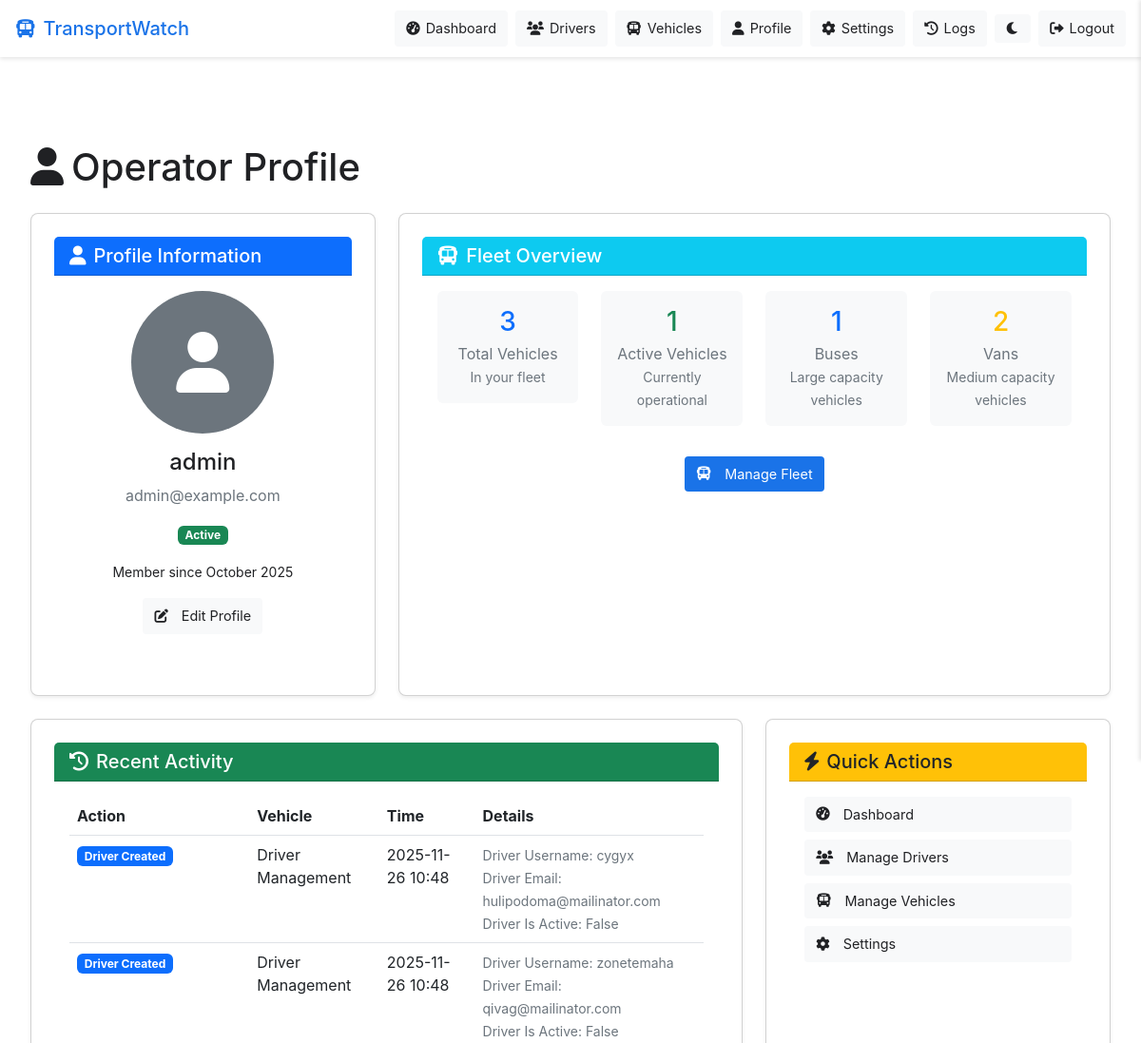
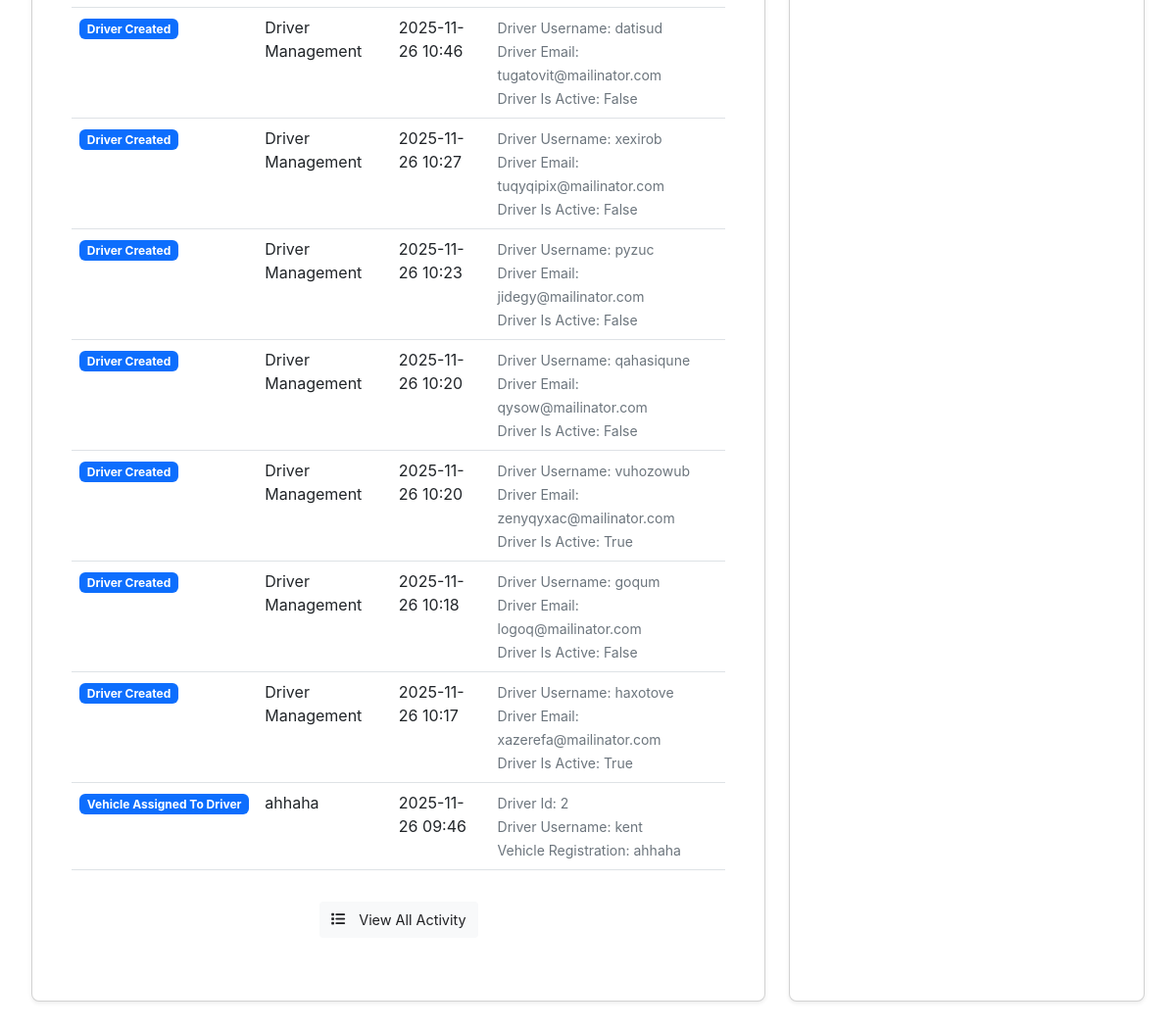
Page /operator/profile (signed in) on the earlier database version (2 pictures, top to bottom).
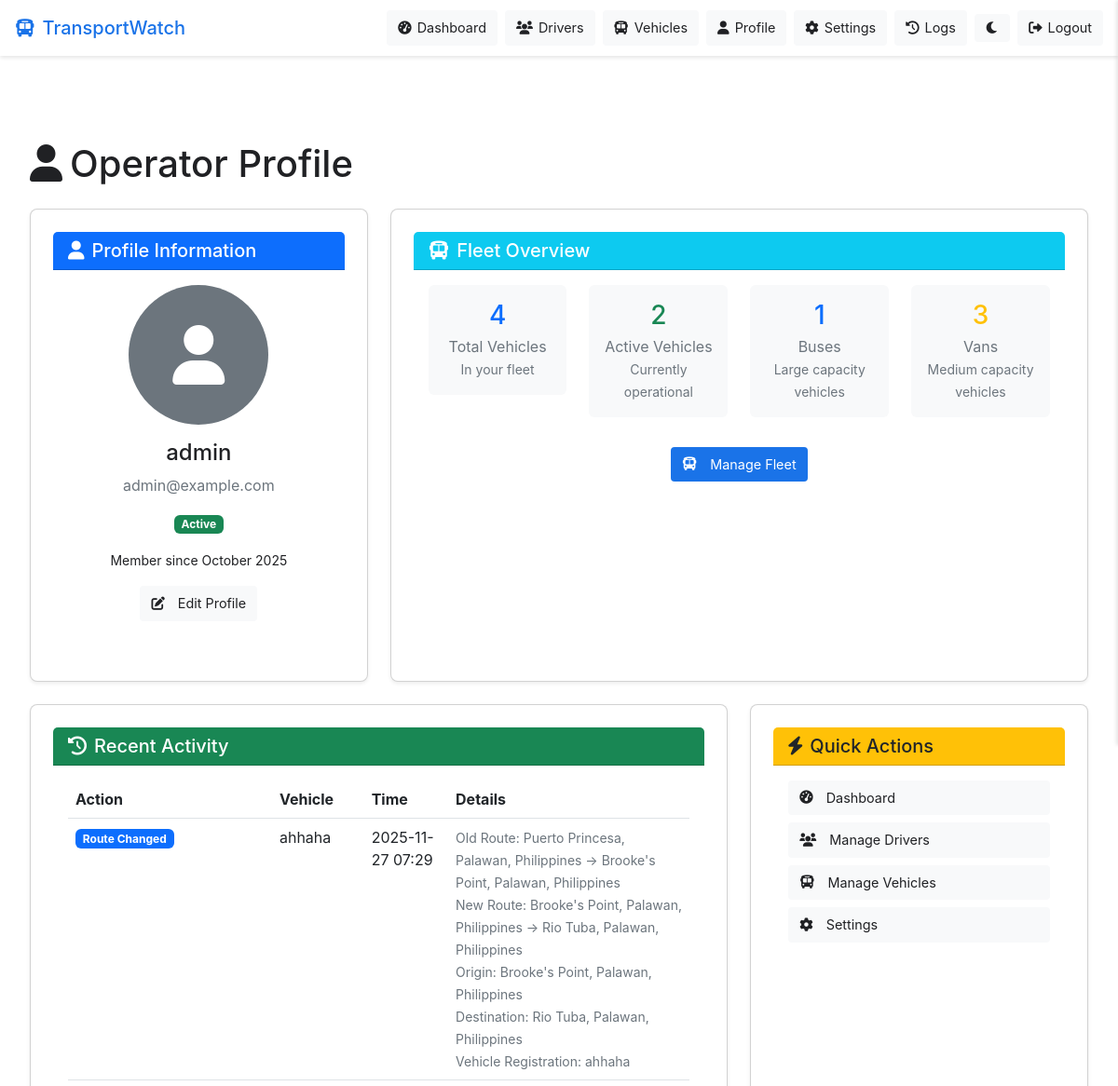
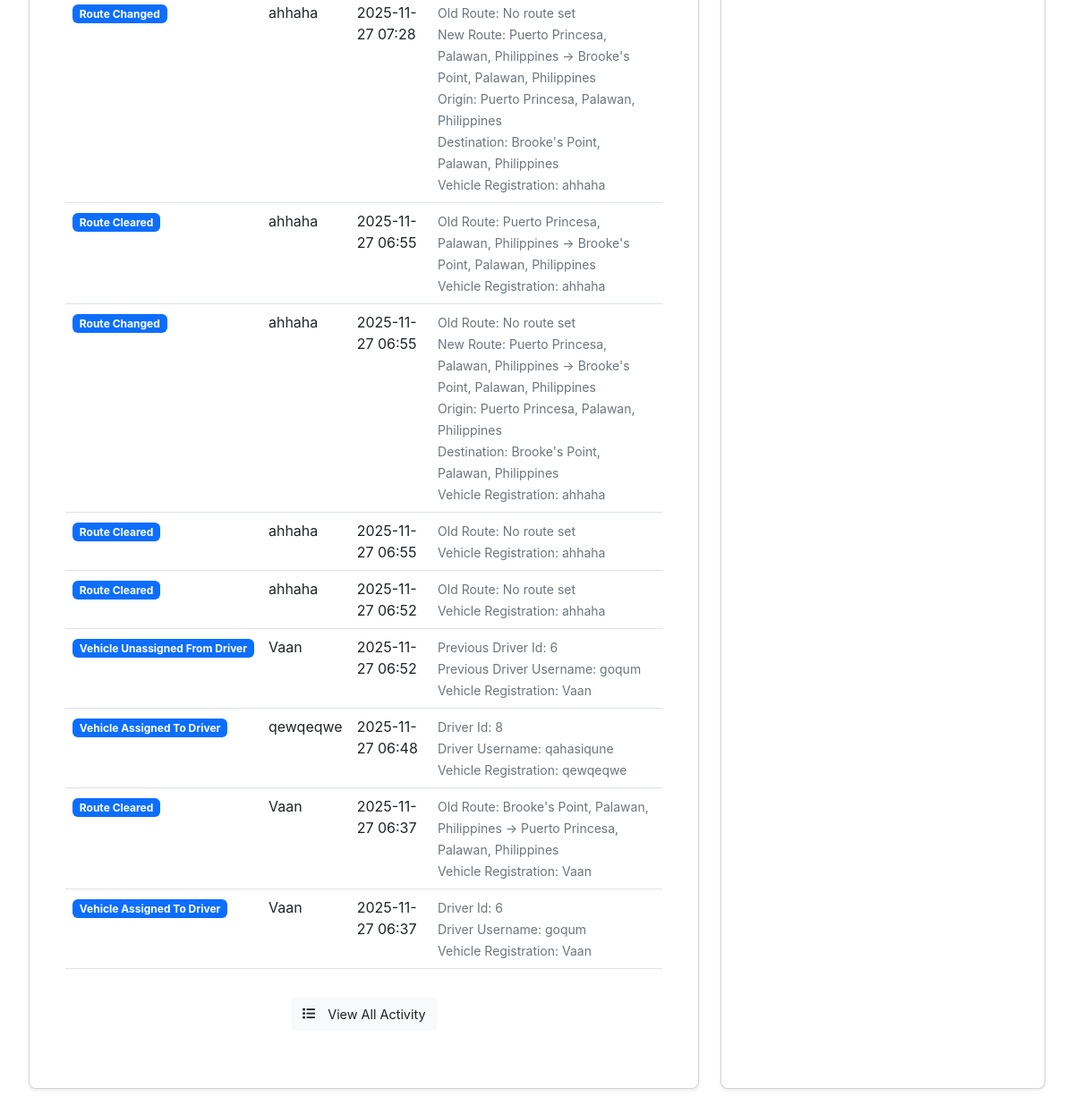
Same page on the later database version (2 pictures, top to bottom).
### models/user.py (models this page shows, shortened)
class OperatorActionLog(db.Model):
    __tablename__ = 'operator_action_logs'
    __table_args__ = {'extend_existing': True}  # Handle existing table
    id = db.Column(db.Integer, primary_key=True, autoincrement=True)
    operator_id = db.Column(db.Integer, db.ForeignKey('users.id'), nullable=False)
    action = db.Column(db.String(100), nullable=False)  # 'driver_created', 'vehicle_added', 'settings_updated', etc.
    target_type = db.Column(db.String(50), nullable=True)  # 'driver', 'vehicle', 'system', etc.
    target_id = db.Column(db.Integer, nullable=True)  # ID of the target (driver_id, vehicle_id, etc.)
    meta_data = db.Column(db.JSON, nullable=True)  # Additional data like old_value, new_value, etc.
    created_at = db.Column(db.DateTime, default=datetime.utcnow)
    operator = db.relationship('User', backref=db.backref('operator_action_logs', lazy=True))

### models/vehicle.py (models this page shows, shortened)
class Vehicle(db.Model):
    __tablename__ = 'vehicles'
    __table_args__ = {'extend_existing': True}  # Handle existing table
    id = db.Column(db.Integer, primary_key=True)
    registration_number = db.Column(db.String(20), unique=True, nullable=False)
    vehicle_type = db.Column(db.String(50), nullable=False)
    capacity = db.Column(db.Integer, nullable=False)
    status = db.Column(db.String(20), default='active')
    created_at = db.Column(db.DateTime, default=datetime.utcnow)
    occupancy_status = db.Column(db.String(20), default='empty')
    last_speed_kmh = db.Column(db.Float, default=0.0)
    current_latitude = db.Column(db.Float)
    current_longitude = db.Column(db.Float)
    last_updated = db.Column(db.DateTime, default=datetime.utcnow)
    accuracy = db.Column(db.Float, default=0.0)
    route = db.Column(db.String(100))
    route_info = db.Column(db.Text)
    owner_id = db.Column(db.Integer, db.ForeignKey('users.id'), nullable=False)
    assigned_driver_id = db.Column(db.Integer, db.ForeignKey('users.id'))
    owner = db.relationship('User', foreign_keys=[owner_id], backref='owned_vehicles')
    assigned_driver = db.relationship('User', foreign_keys=[assigned_driver_id], backref='assigned_vehicle')
    location_logs = db.relationship('LocationLog', backref='vehicle', lazy='dynamic')

### routes/operator.py (the view)
@operator_bp.route('/profile')
@login_required
def profile():
    if current_user.user_type != 'operator' and current_user.user_type != 'admin':
        flash('Access denied. Operator account required.', 'error')
        return redirect(url_for('index'))
    try:
        vehicles = Vehicle.query.filter_by(owner_id=current_user.id).all()
        for vehicle in vehicles:
            print(f"🔍 DEBUG: Vehicle {vehicle.id} - Route: {vehicle.route}, Route Info: {vehicle.route_info}")
        recent_logs = OperatorActionLog.query.filter_by(operator_id=current_user.id).order_by(OperatorActionLog.created_at.desc()).limit(10).all()
        if db.session.is_active:
            db.session.commit()
        return render_template('operator/profile.html', vehicles=vehicles, recent_logs=recent_logs)
    except Exception as e:
        print(f"❌ Error in operator profile route: {e}")
        try:
            db.session.rollback()
        except:
            pass
        return render_template('operator/profile.html', vehicles=[], recent_logs=[])

### app.py (called while the page is built)
@login_manager.user_loader
def load_user(user_id):
    return User.query.get(int(user_id))

@app.context_processor
def inject_user():
    from flask import request
    from flask_login import current_user
    if request.endpoint == 'index':
        return {}  # Return empty context for public page
    return dict(current_user=current_user)

### templates/operator/profile.html (shortened to what the changed rows need)
{% extends 'base.html' %}
{% block content %}
<div class="container">
    <div class="row">
        <div class="col-12">
            <h1 class="mb-4">
                <i class="fas fa-user me-2"></i>Operator Profile
            </h1>
        </div>
    </div>
    <div class="row">
        <div class="col-md-8 mb-4">
            <div class="card shadow-sm h-100">
                <div class="card-body">
                    <div class="row">
                        <div class="col-md-3 mb-3">
                            <div class="text-center p-3 bg-light rounded">
                                <h3 class="text-primary mb-1">{{ vehicles|length }}</h3>
                                <p class="mb-0 text-muted">Total Vehicles</p>
                                <small class="text-muted">In your fleet</small>
                            </div>
                        </div>
                        <div class="col-md-3 mb-3">
                            <div class="text-center p-3 bg-light rounded">
                                <h3 class="text-success mb-1">{{ vehicles|selectattr('status', 'equalto', 'active')|list|length }}</h3>
                                <p class="mb-0 text-muted">Active Vehicles</p>
                                <small class="text-muted">Currently operational</small>
                            </div>
                        </div>
                        <div class="col-md-3 mb-3">
                            <div class="text-center p-3 bg-light rounded">
                                <h3 class="text-warning mb-1">{{ vehicles|selectattr('vehicle_type', 'equalto', 'van')|list|length }}</h3>
                                <p class="mb-0 text-muted">Vans</p>
                                <small class="text-muted">Medium capacity vehicles</small>
                            </div>
                        </div>
                    </div>
                </div>
            </div>
        </div>
    </div>
    <div class="row">
        <div class="col-md-8 mb-4">
            <div class="card shadow-sm h-100">
                <div class="card-body">
                    {% if recent_logs %}
                        <div class="table-responsive">
                            <table class="table table-hover">
                                <thead>
                                    <tr>
                                        <th>Action</th>
                                        <th>Vehicle</th>
                                        <th>Time</th>
                                        <th>Details</th>
                                    </tr>
                                </thead>
                                <tbody>
                                    {% for log in recent_logs %}
                                        <tr>
                                            <td>
                                                <span class="badge bg-primary">{{ log.action|replace('_', ' ')|title }}</span>
                                            </td>
                                            <td>
                                                {% if log.target_type == 'vehicle' and log.target_id %}
                                                    {% set vehicle = vehicles|selectattr('id', 'equalto', log.target_id)|first %}
                                                    {% if vehicle %}
                                                        {{ vehicle.registration_number }}
                                                    {% else %}
                                                        Unknown Vehicle
                                                    {% endif %}
                                                {% elif log.target_type == 'driver' %}
                                                    Driver Management
                                                {% elif log.target_type == 'system' %}
                                                    System
                                                {% else %}
                                                    N/A
                                                {% endif %}
                                            </td>
                                            <td>{{ log.created_at.strftime('%Y-%m-%d %H:%M') }}</td>
                                            <td>
                                                <small class="text-muted">
                                                    {% if log.meta_data %}
                                                        {% for key, value in log.meta_data.items() %}
                                                            {% if key != 'timestamp' %}
                                                                {{ key|replace('_', ' ')|title }}: {{ value }}<br>
                                                            {% endif %}
                                                        {% endfor %}
                                                    {% endif %}
                                                </small>
                                            </td>
                                        </tr>
                                    {% endfor %}
                                </tbody>
                            </table>
                        </div>
                    {% else %}
                        <div class="alert alert-info">
                            <i class="fas fa-info-circle me-2"></i>
                            No recent activity to display.
                        </div>
                    {% endif %}
                </div>
            </div>
        </div>
    </div>
</div>
{% endblock %}

Differences in the rows shown:
no longer on this page (row unchanged): OperatorActionLog: action "Driver Created", target_type "Driver Management", created_at "2025-11-26 10:48", meta_data "Driver Username" "Driver Email" "Driver Is Active", meta_data "cygyx" "hulipodoma@mailinator.com" "False"
no longer on this page (row unchanged): OperatorActionLog: action "Driver Created", target_type "Driver Management", created_at "2025-11-26 10:48", meta_data "Driver Username" "Driver Email" "Driver Is Active", meta_data "zonetemaha" "qivag@mailinator.com" "False"
no longer on this page (row unchanged): OperatorActionLog: action "Driver Created", target_type "Driver Management", created_at "2025-11-26 10:46", meta_data "Driver Username" "Driver Email" "Driver Is Active", meta_data "datisud" "tugatovit@mailinator.com" "False"
no longer on this page (row unchanged): OperatorActionLog: action "Driver Created", target_type "Driver Management", created_at "2025-11-26 10:27", meta_data "Driver Username" "Driver Email" "Driver Is Active", meta_data "xexirob" "tuqyqipix@mailinator.com" "False"
no longer on this page (row unchanged): OperatorActionLog: action "Driver Created", target_type "Driver Management", created_at "2025-11-26 10:23", meta_data "Driver Username" "Driver Email" "Driver Is Active", meta_data "pyzuc" "jidegy@mailinator.com" "False"
no longer on this page (row unchanged): OperatorActionLog: action "Driver Created", target_type "Driver Management", created_at "2025-11-26 10:20", meta_data "Driver Username" "Driver Email" "Driver Is Active", meta_data "qahasiqune" "qysow@mailinator.com" "False"
no longer on this page (row unchanged): OperatorActionLog: action "Driver Created", target_type "Driver Management", created_at "2025-11-26 10:20", meta_data "Driver Username" "Driver Email" "Driver Is Active", meta_data "vuhozowub" "zenyqyxac@mailinator.com" "True"
no longer on this page (row unchanged): OperatorActionLog: action "Driver Created", target_type "Driver Management", created_at "2025-11-26 10:18", meta_data "Driver Username" "Driver Email" "Driver Is Active", meta_data "goqum" "logoq@mailinator.com" "False"
no longer on this page (row unchanged): OperatorActionLog: action "Driver Created", target_type "Driver Management", created_at "2025-11-26 10:17", meta_data "Driver Username" "Driver Email" "Driver Is Active", meta_data "haxotove" "xazerefa@mailinator.com" "True"
no longer on this page (row unchanged): OperatorActionLog: action "Vehicle Assigned To Driver", {{ vehicle.registration_number }} "ahhaha", created_at "2025-11-26 09:46", meta_data "Driver Id" "Driver Username" "Vehicle Registration", meta_data "2" "kent" "ahhaha"
added OperatorActionLog: action "Route Changed", {{ vehicle.registration_number }} "ahhaha", created_at "2025-11-27 07:29", meta_data "Old Route" "New Route" "Origin" "Destination" "Vehicle Registration", meta_data "Puerto Princesa, Palawan, Philippines → Brooke's Point, Palawan, Philippines" "Brooke's Point, Palawan, Philippines → Rio Tuba, Palawan, Philippines" "Brooke's Point, Palawan, Philippines" "Rio Tuba, Palawan, Philippines" "ahhaha"
added OperatorActionLog: action "Route Changed", {{ vehicle.registration_number }} "ahhaha", created_at "2025-11-27 07:28", meta_data "Old Route" "New Route" "Origin" "Destination" "Vehicle Registration", meta_data "No route set" "Puerto Princesa, Palawan, Philippines → Brooke's Point, Palawan, Philippines" "Puerto Princesa, Palawan, Philippines" "Brooke's Point, Palawan, Philippines" "ahhaha"
added OperatorActionLog: action "Route Cleared", {{ vehicle.registration_number }} "ahhaha", created_at "2025-11-27 06:55", meta_data "Old Route" "Vehicle Registration", meta_data "Puerto Princesa, Palawan, Philippines → Brooke's Point, Palawan, Philippines" "ahhaha"
added OperatorActionLog: action "Route Changed", {{ vehicle.registration_number }} "ahhaha", created_at "2025-11-27 06:55", meta_data "Old Route" "New Route" "Origin" "Destination" "Vehicle Registration", meta_data "No route set" "Puerto Princesa, Palawan, Philippines → Brooke's Point, Palawan, Philippines" "Puerto Princesa, Palawan, Philippines" "Brooke's Point, Palawan, Philippines" "ahhaha"
added OperatorActionLog: action "Route Cleared", {{ vehicle.registration_number }} "ahhaha", created_at "2025-11-27 06:55", meta_data "Old Route" "Vehicle Registration", meta_data "No route set" "ahhaha"
added OperatorActionLog: action "Route Cleared", {{ vehicle.registration_number }} "ahhaha", created_at "2025-11-27 06:52", meta_data "Old Route" "Vehicle Registration", meta_data "No route set" "ahhaha"
added OperatorActionLog: action "Vehicle Unassigned From Driver", created_at "2025-11-27 06:52", meta_data "Previous Driver Id" "Previous Driver Username" "Vehicle Registration", meta_data "6" "goqum" "Vaan"
now on this page (row edited): Vehicle: registration_number "Vaan"
added OperatorActionLog: action "Vehicle Assigned To Driver", created_at "2025-11-27 06:48", meta_data "Driver Id" "Driver Username" "Vehicle Registration", meta_data "8" "qahasiqune" "qewqeqwe"
now on this page (row edited): Vehicle: registration_number "qewqeqwe"
added OperatorActionLog: action "Route Cleared", created_at "2025-11-27 06:37", meta_data "Old Route" "Vehicle Registration", meta_data "Brooke's Point, Palawan, Philippines → Puerto Princesa, Palawan, Philippines" "Vaan"
added OperatorActionLog: action "Vehicle Assigned To Driver", created_at "2025-11-27 06:37", meta_data "Driver Id" "Driver Username" "Vehicle Registration", meta_data "6" "goqum" "Vaan"
Other differences:
{{ vehicles|length }}: "3" → "4"
{{ vehicles|selectattr('status', 'equalto', 'active')|list|length }}: "1" → "2"
{{ vehicles|selectattr('vehicle_type', 'equalto', 'van')|list|length }}: "2" → "3"
